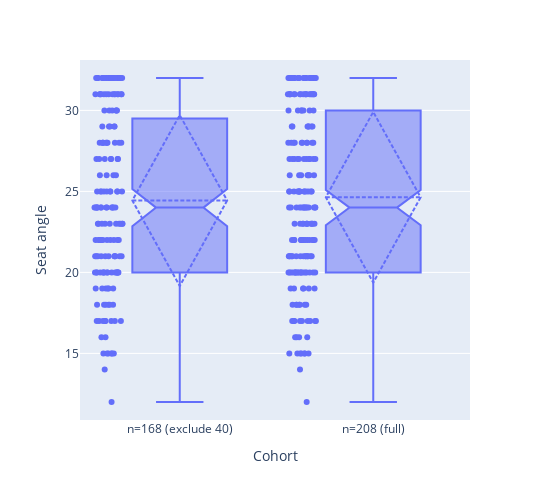

This figure's notebook cell:
### Code cell
# Box plots for direct comparison
box_df = pd.concat([
    df_168[['Seat_angle']].assign(cohort='n=168 (exclude 40)'),
    df_208[['Seat_angle']].assign(cohort='n=208 (full)')
])

fig = px.box(box_df, x='cohort', y='Seat_angle', notched=True, points='all')
fig.update_traces(marker_line_color='black', boxmean='sd', selector=dict(type='box'))
fig.update_layout(width=550, height=500, xaxis_title='Cohort', yaxis_title='Seat angle')
fig.show()

### Figure 1 — Plotly figure (JSON) as saved in the notebook; plotly's stock layout.template omitted (floating-point values rounded to 4 significant figures; data arrays with more than 128 entries replaced by an {"elided": "..."} marker saying what was removed)
{"data": [{"alignmentgroup": "True", "boxmean": "sd", "boxpoints": "all", "hovertemplate": "cohort=%{x}<br>Seat_angle=%{y}<extra></extra>", "legendgroup": "", "marker": {"color": "#636efa", "line": {"color": "black"}}, "name": "", "notched": true, "offsetgroup": "", "orientation": "v", "showlegend": false, "type": "box", "x": {"elided": "376 str values"}, "x0": " ", "xaxis": "x", "y": {"elided": "376 int values"}, "y0": " ", "yaxis": "y"}], "layout": {"boxmode": "group", "height": 500, "legend": {"tracegroupgap": 0}, "margin": {"t": 60}, "width": 550, "xaxis": {"anchor": "y", "domain": [0, 1], "title": {"text": "Cohort"}}, "yaxis": {"anchor": "x", "domain": [0, 1], "title": {"text": "Seat angle"}}}}
